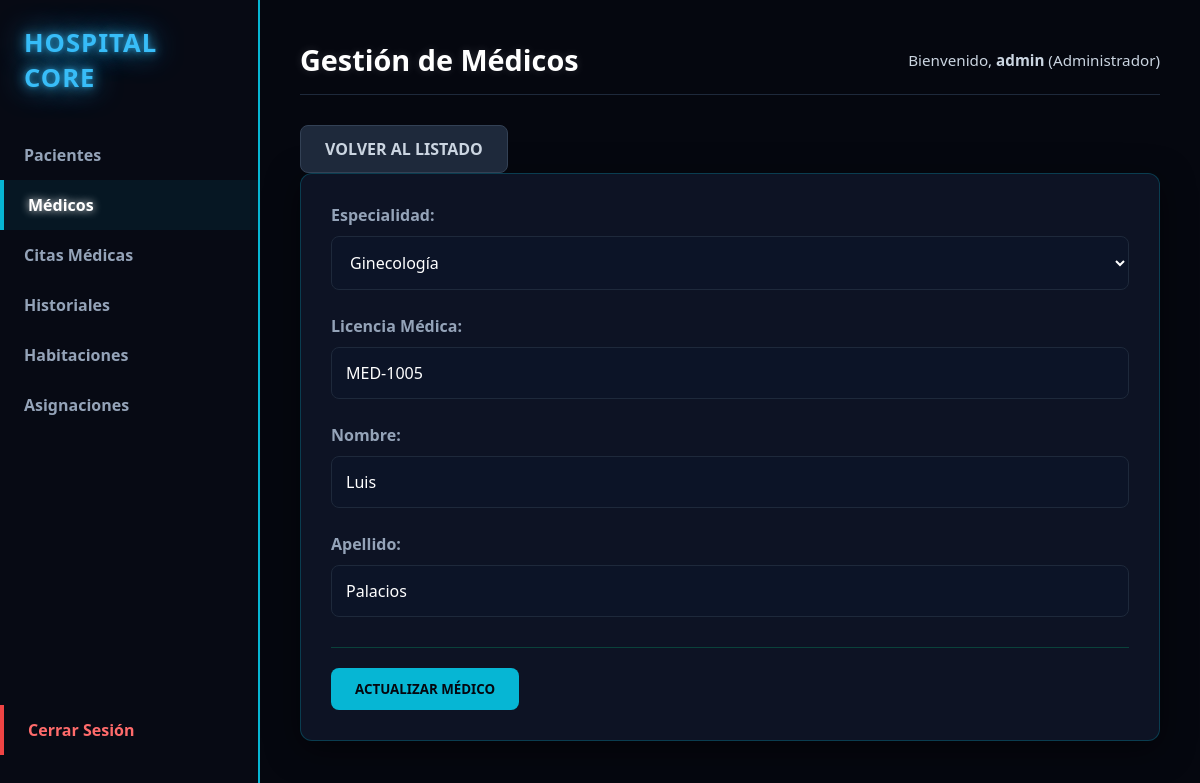
/index.php?url=medicos/editar&id=5 (signed in), run on the app's committed database.
### tables this page shows
CREATE TABLE medicos (
    id INT AUTO_INCREMENT PRIMARY KEY,
    nombre VARCHAR(100) NOT NULL,
    apellido VARCHAR(100) NOT NULL,
    licencia_medica VARCHAR(50) NOT NULL UNIQUE,
    id_especialidad INT,
    FOREIGN KEY (id_especialidad) REFERENCES especialidades(id)
);

CREATE TABLE especialidades (
    id INT AUTO_INCREMENT PRIMARY KEY,
    nombre VARCHAR(100) NOT NULL,
    descripcion TEXT
);

### app/Controllers/MedicoController.php (called while the page is built, shortened)
<?php
class MedicoController {
    private $db;
    public function __construct() {
        $database = new Database();
        $this->db = $database->getConnection();
    }
    public function editar() {
        $id = isset($_GET['id']) ? intval($_GET['id']) : 0;
        try {
            $stmt = $this->db->prepare("SELECT * FROM medicos WHERE id = :id");
            $stmt->execute([':id' => $id]);
            $medico = $stmt->fetch(PDO::FETCH_ASSOC);
            $stmtEsp = $this->db->prepare("SELECT id, nombre FROM especialidades ORDER BY nombre ASC");
            $stmtEsp->execute();
            $especialidades = $stmtEsp->fetchAll(PDO::FETCH_ASSOC);
        } catch (PDOException $e) {
            $medico = null;
        }
        require_once __DIR__ . '/../Views/shared/layout.php';
    }
}

### app/config/Database.php (called while the page is built)
<?php
class Database {
    private static $host;
    private static $port;
    private static $db_name;
    private static $username;
    private static $password;
    private static $conn = null;
    public static function getConnection() {
        if (self::$conn === null) {
            self::$host = getenv('DB_HOST') ?: '127.0.0.1';
            self::$port = getenv('DB_PORT') ?: '3306';
            self::$db_name = getenv('DB_NAME') ?: 'sistema_hospitalario';
            self::$username = getenv('DB_USERNAME') ?: 'root';
            self::$password = getenv('DB_PASSWORD') ?: '';
            try {
                self::$conn = new PDO(
                    "mysql:host=" . self::$host . ";port=" . self::$port . ";dbname=" . self::$db_name . ";charset=utf8",
                    self::$username,
                    self::$password
                );
                self::$conn->setAttribute(PDO::ATTR_ERRMODE, PDO::ERRMODE_EXCEPTION);
            } catch (PDOException $exception) {
                die("Error de conexión en la base de datos: " . $exception->getMessage());
            }
        }
        return self::$conn;
    }
}

### app/Views/medicos/editar.php (the view, shortened to what this page needs)
<?php
$medico = $medico ?? ['id' => '', 'licencia_medica' => '', 'nombre' => '', 'apellido' => ''];
?>
<div class="page-header">
    <a href="index.php?url=medicos" class="btn btn-secondary">Volver al listado</a>
</div>
<div class="form-container">
    <form action="index.php?url=medicos/editar&id=<?= $medico['id']; ?>" method="POST">
        <div class="form-group">
            <label for="id_especialidad">Especialidad:</label>
            <select id="id_especialidad" name="id_especialidad" required>
                <?php foreach ($especialidades as $esp): ?>
                    <option value="<?= $esp['id']; ?>" <?= isset($medico['id_especialidad']) && $medico['id_especialidad'] == $esp['id'] ? 'selected' : ''; ?>>
                        <?= htmlspecialchars($esp['nombre']); ?>
                    </option>
                <?php endforeach; ?>
            </select>
        </div>
        <div class="form-group">
            <label for="licencia_medica">Licencia Médica:</label>
            <input type="text" id="licencia_medica" name="licencia_medica" value="<?= htmlspecialchars($medico['licencia_medica']); ?>" required>
        </div>
        <div class="form-group">
            <label for="nombre">Nombre:</label>
            <input type="text" id="nombre" name="nombre" value="<?= htmlspecialchars($medico['nombre']); ?>" required>
        </div>
        <div class="form-group">
            <label for="apellido">Apellido:</label>
            <input type="text" id="apellido" name="apellido" value="<?= htmlspecialchars($medico['apellido']); ?>" required>
        </div>
        <div class="form-actions">
            <button type="submit" class="btn btn-primary">Actualizar Médico</button>
        </div>
    </form>
</div>

### public/css/style.css (style rules this page uses)
* { margin: 0; padding: 0; box-sizing: border-box; font-family: 'Segoe UI', -apple-system, BlinkMacSystemFont, Roboto, sans-serif; }
body { background-color: #05070f !important; color: #e2e8f0; min-height: 100vh; }
.table-container, .form-container { background: rgba(15, 23, 42, 0.8); border: 1px solid rgba(6, 182, 212, 0.25); border-radius: 12px; padding: 30px; box-shadow: 0 8px 32px rgba(0, 0, 0, 0.5); transition: all 0.3s ease; }
.form-group { margin-bottom: 25px; }
.form-group label { display: block; margin-bottom: 10px; color: #94a3b8; font-weight: 600; }
input[type="text"], input[type="password"], input[type="date"], input[type="datetime-local"], input[type="email"], select { width: 100%; padding: 14px; background-color: rgba(13, 21, 39, 0.9); border: 1px solid #1e293b; border-radius: 8px; color: #ffffff; font-size: 1rem; box-sizing: border-box; transition: all 0.3s ease; }
.btn, .btn-submit { display: inline-block; padding: 12px 24px; border-radius: 8px; font-weight: 700; text-transform: uppercase; text-decoration: none; cursor: pointer; border: none; transition: all 0.3s ease; }
.btn-primary, .btn-submit { background-color: #06b6d4; color: #05070f; }
.btn-secondary { background-color: #1e293b; color: #cbd5e1; border: 1px solid #334155; }
.form-actions { display: flex; gap: 15px; justify-content: flex-start; flex-wrap: wrap; margin-top: 30px; padding-top: 20px; border-top: 1px solid rgba(0, 255, 150, 0.2); }

### data on the page
medicos: id_especialidad "Ginecología", licencia_medica "MED-1005", nombre "Luis", apellido "Palacios"

### other printed values
$pageTitle "Gestión de Médicos"
$_SESSION['usuario'] "admin"
$_SESSION['rol'] "Administrador"
